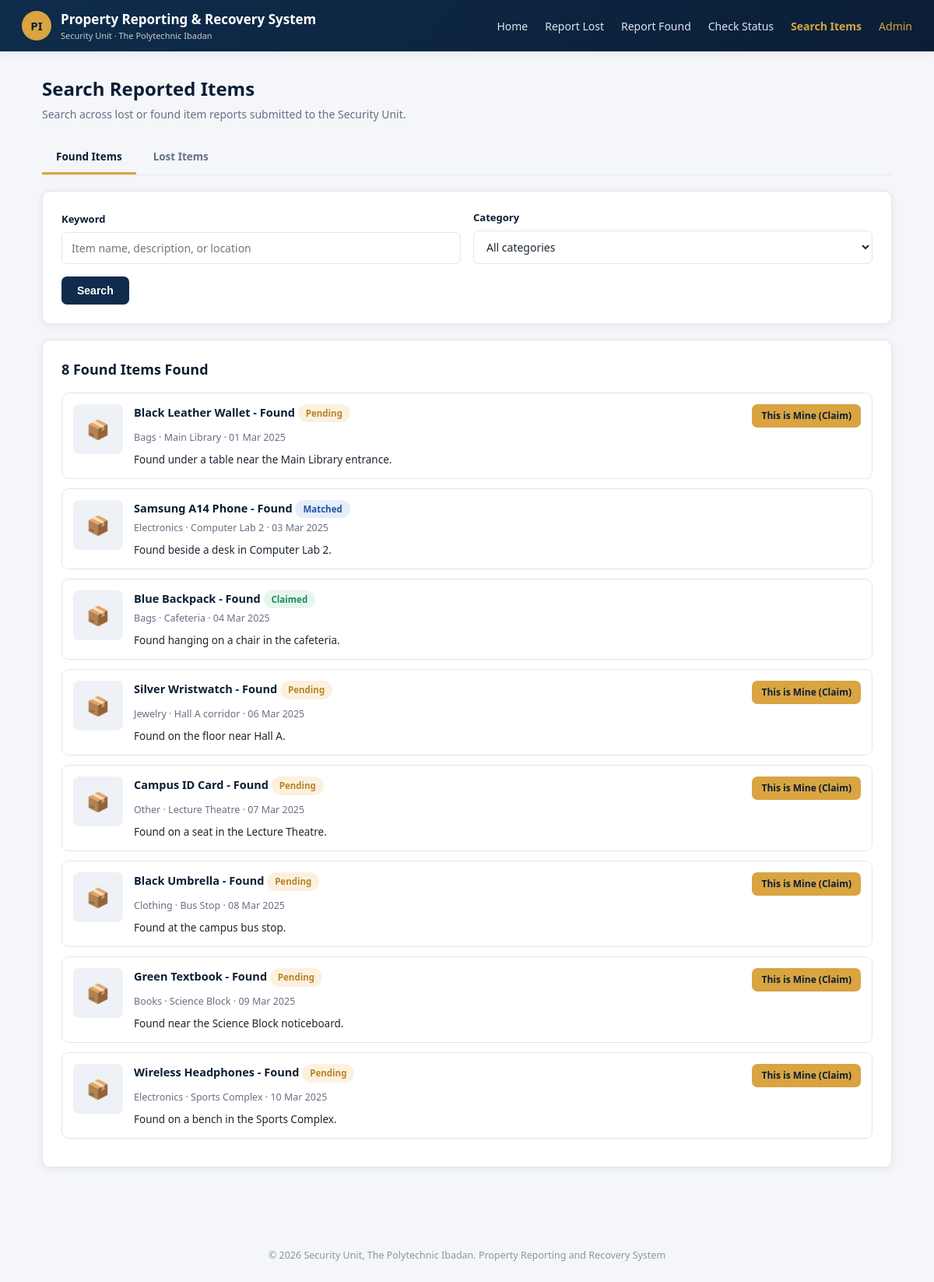
The page /search.php on the database as committed earlier.
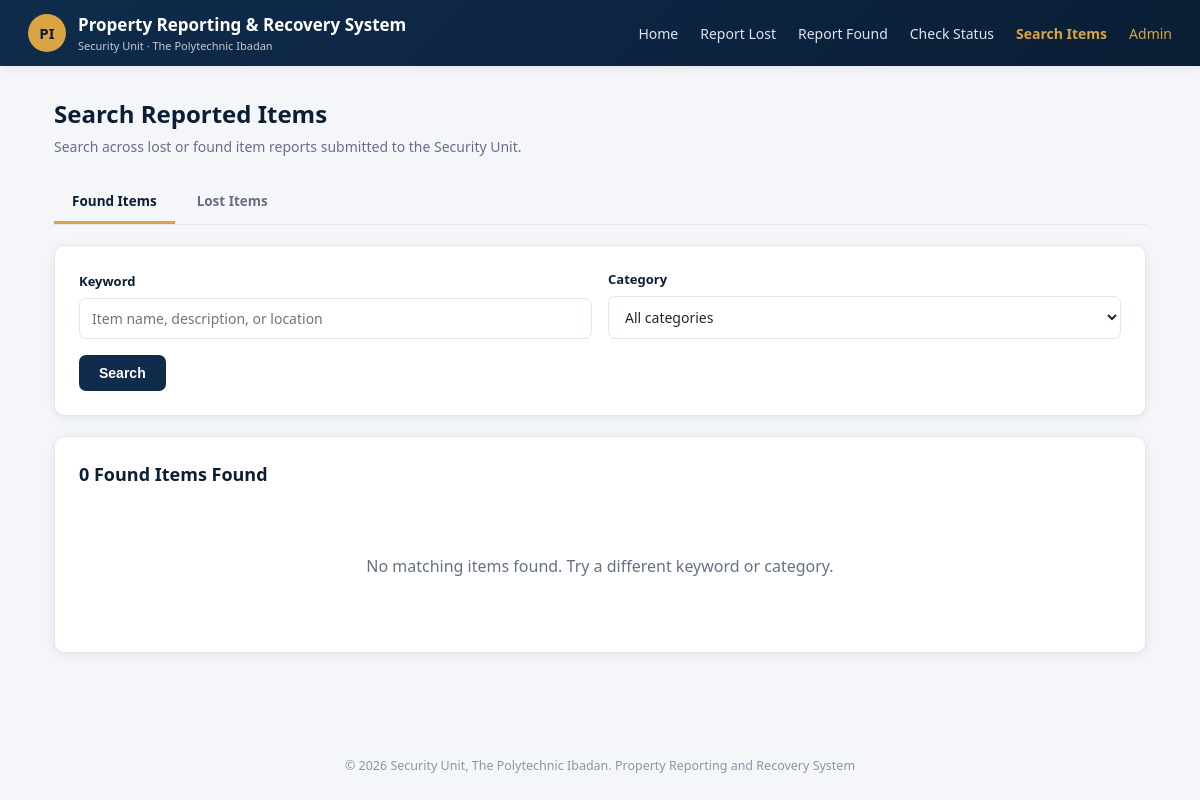
The same page on the database as committed later.
### tables this page shows
CREATE TABLE IF NOT EXISTS found_items (
    id INT AUTO_INCREMENT PRIMARY KEY,
    user_id INT NOT NULL,
    item_name VARCHAR(150) NOT NULL,
    category VARCHAR(50) NOT NULL,
    description TEXT NOT NULL,
    location_found VARCHAR(150) NOT NULL,
    date_found DATE NOT NULL,
    image_path VARCHAR(255) DEFAULT NULL,
    status ENUM('pending','matched','claimed') NOT NULL DEFAULT 'pending',
    created_at TIMESTAMP DEFAULT CURRENT_TIMESTAMP,
    INDEX idx_found_search (category, status, date_found),
    INDEX idx_found_user (user_id),
    FOREIGN KEY (user_id) REFERENCES users(id) ON DELETE CASCADE
);

### includes/auth.php (called while the page is built, shortened)
<?php
function is_logged_in()
{
    return isset($_SESSION['user_id'], $_SESSION['role']);
}

### includes/pagination.php (called while the page is built, shortened)
<?php
function paginate(PDO $pdo, string $countSql, string $selectSql, array $params = [], int $perPage = 10, string $pageParam = 'page'): array
{
    $countStmt = $pdo->prepare($countSql);
    $countStmt->execute($params);
    $totalRecords = (int)$countStmt->fetchColumn();
    $totalPages = $totalRecords > 0 ? (int)ceil($totalRecords / $perPage) : 1;
    $currentPage = filter_input(INPUT_GET, $pageParam, FILTER_VALIDATE_INT) ?: 1;
    $offset = ($currentPage - 1) * $perPage;
    $pagedSql = $selectSql . " LIMIT " . (int)$perPage . " OFFSET " . (int)$offset;
    $selectStmt = $pdo->prepare($pagedSql);
    $selectStmt->execute($params);
    $items = $selectStmt->fetchAll(PDO::FETCH_ASSOC);
    return [
        'items'        => $items,
        'total'        => $totalRecords,
        'total_pages'  => $totalPages,
        'current_page' => $currentPage,
        'per_page'     => $perPage,
        'offset'       => $offset,
        'has_prev'     => $currentPage > 1,
        'has_next'     => $currentPage < $totalPages,
    ];
}

### search.php (the view, shortened to what this page needs)
<?php
require_once 'includes/auth.php';
require_once 'includes/db.php';
require_once 'includes/helpers.php';
require_once 'includes/pagination.php';
$asset_path = '';
$active = 'search';
$type = ($_GET['type'] ?? 'found') === 'lost' ? 'lost' : 'found';
$q = trim($_GET['q'] ?? '');
$category = trim($_GET['category'] ?? '');
$table = $type === 'lost' ? 'lost_items' : 'found_items';
$loc_field = $type === 'lost' ? 'location_lost' : 'location_found';
$countSql  = "SELECT COUNT(*) FROM {$table} WHERE 1=1";
$selectSql = "SELECT * FROM {$table} WHERE 1=1";
$params = [];
$selectSql .= " ORDER BY created_at DESC";
$pagination = paginate($pdo, $countSql, $selectSql, $params, 8, 'page');
$results = $pagination['items'];
include 'includes/header.php';
?>
<div class="page">
  <div class="page-header">
    <h1>Search Reported Items</h1>
    <p>Search across lost or found item reports submitted to the Security Unit.</p>
  </div>
  <div class="tabs">
    <a href="?type=found&q=<?= urlencode($q) ?>&category=<?= urlencode($category) ?>" class="<?= $type === 'found' ? 'active' : '' ?>">Found Items</a>
    <a href="?type=lost&q=<?= urlencode($q) ?>&category=<?= urlencode($category) ?>" class="<?= $type === 'lost' ? 'active' : '' ?>">Lost Items</a>
  </div>
  <div class="card">
    <form method="get" class="form-row" style="align-items:end;">
      <div class="field" style="margin-bottom:0;">
        <label>Keyword</label>
        <input type="text" name="q" placeholder="Item name, description, or location" value="<?= htmlspecialchars($q) ?>">
      </div>
      <div class="field" style="margin-bottom:0;">
        <label>Category</label>
        <select name="category">
          <option value="">All categories</option>
        </select>
      </div>
      <div class="field" style="margin-bottom:0;">
        <button type="submit" class="btn btn-primary">Search</button>
      </div>
    </form>
  </div>
  <div class="card">
    <div style="display:flex; justify-content:space-between; align-items:center; margin-bottom:16px;">
      <h2 style="margin:0;"><?= $pagination['total'] ?> <?= ucfirst($type) ?> Item<?= $pagination['total'] === 1 ? '' : 's' ?> Found</h2>
    </div>
    <?php if (empty($results)): ?>
      <div class="empty-state">No matching items found. Try a different keyword or category.</div>
    <?php else: ?>
      <?php foreach ($results as $item): ?>
        <div class="item-card">
          <div class="item-thumb">
            <?php if ($type === 'found' && !empty($item['image_path'])): ?>
              <img src="<?= htmlspecialchars($item['image_path']) ?>" alt="" style="width:100%;height:100%;object-fit:cover;border-radius:8px;">
            <?php else: ?>&#128230;<?php endif; ?>
          </div>
          <div style="flex:1;">
            <div style="display:flex; justify-content:space-between; align-items:flex-start; flex-wrap:wrap; gap:8px;">
              <div class="title">
                <?= htmlspecialchars($item['item_name']) ?>
                <?= render_status_badge($item['status']) ?>
              </div>
              <?php if ($type === 'found' && $item['status'] === 'pending' && (!isset($_SESSION['user_id']) || $item['user_id'] !== $_SESSION['user_id'])): ?>
                <a href="claim_item.php?item_id=<?= (int)$item['id'] ?>" class="btn btn-sm btn-gold" style="font-size:12px;">This is Mine (Claim)</a>
              <?php endif; ?>
            </div>
            <div class="meta" style="margin-top:4px;">
              <?= htmlspecialchars($item['category']) ?> &middot;
              <?= htmlspecialchars($item[$loc_field]) ?> &middot;
              <?= date('d M Y', strtotime($type === 'lost' ? $item['date_lost'] : $item['date_found'])) ?>
            </div>
            <p style="margin:8px 0 0; font-size:13.5px;"><?= nl2br(htmlspecialchars($item['description'])) ?></p>
          </div>
        </div>
      <?php endforeach; ?>
    <?php endif; ?>
  </div>
</div>
<?php include 'includes/footer.php'; ?>

### includes/header.php (shortened to what this page needs)
<?php
$active = $active ?? '';
?>
<!DOCTYPE html>
<html lang="en">
<head>
<link rel="stylesheet" href="<?= $asset_path ?? '' ?>assets/css/style.css">
</head>
<body>
<header class="topbar">
  <a href="<?= $asset_path ?? '' ?>index.php" class="brand" style="text-decoration:none; color:inherit;">
    <div class="crest">PI</div>
    <div>
      Property Reporting &amp; Recovery System
      <small>Security Unit &middot; The Polytechnic Ibadan</small>
    </div>
  </a>
  <?php if (is_logged_in() && is_admin()): ?>
    <nav class="nav-links">
      <a href="<?= $asset_path ?? '' ?>admin/dashboard.php" class="<?= $active === 'admin_dashboard' ? 'active' : '' ?>">Dashboard</a>
      <a href="<?= $asset_path ?? '' ?>admin/manage_lost.php" class="<?= $active === 'manage_lost' ? 'active' : '' ?>">Lost Reports</a>
      <a href="<?= $asset_path ?? '' ?>admin/manage_found.php" class="<?= $active === 'manage_found' ? 'active' : '' ?>">Found Reports</a>
      <a href="<?= $asset_path ?? '' ?>admin/matches.php" class="<?= $active === 'matches' ? 'active' : '' ?>">Matches</a>
      <a href="<?= $asset_path ?? '' ?>admin/users.php" class="<?= $active === 'users' ? 'active' : '' ?>">Users</a>
    </nav>
    <div class="nav-user">
      <div class="avatar"><?= strtoupper(substr($_SESSION['full_name'] ?? 'A', 0, 1)) ?></div>
      <form action="<?= $asset_path ?? '' ?>logout.php" method="post" style="margin:0;">
        <?= csrf_field() ?>
        <button type="submit" class="btn-logout">Log out</button>
      </form>
    </div>
  <?php else: ?>
    <nav class="nav-links">
      <a href="<?= $asset_path ?? '' ?>index.php" class="<?= $active === 'home' ? 'active' : '' ?>">Home</a>
      <a href="<?= $asset_path ?? '' ?>report_lost.php" class="<?= $active === 'report_lost' ? 'active' : '' ?>">Report Lost</a>
      <a href="<?= $asset_path ?? '' ?>report_found.php" class="<?= $active === 'report_found' ? 'active' : '' ?>">Report Found</a>
      <a href="<?= $asset_path ?? '' ?>track.php" class="<?= $active === 'track' ? 'active' : '' ?>">Check Status</a>
      <a href="<?= $asset_path ?? '' ?>search.php" class="<?= $active === 'search' ? 'active' : '' ?>">Search Items</a>
      <a href="<?= $asset_path ?? '' ?>login.php" class="<?= $active === 'login' ? 'active' : '' ?>" style="color:var(--gold);">Admin</a>
    </nav>
  <?php endif; ?>
</header>

### includes/helpers.php (shortened to what this page needs)
<?php
function render_status_badge(string $status): string
{
    $cleanStatus = strtolower(trim($status));
    $cssClass = match ($cleanStatus) {
        'pending', 'pending_verification' => 'badge-pending',
        'matched' => 'badge-matched',
        'resolved', 'confirmed', 'claimed', 'approved' => 'badge-resolved',
        'rejected', 'suspended' => 'badge-rejected',
        default => 'badge-pending',
    };
    $display = ucfirst(str_replace('_', ' ', $status));
    return '<span class="badge ' . htmlspecialchars($cssClass) . '">' . htmlspecialchars($display) . '</span>';
}

### includes/footer.php
  <footer style="text-align:center; color:#8896a6; font-size:12.5px; padding:24px 0;">
    &copy; <?= date('Y') ?> Security Unit, The Polytechnic Ibadan. Property Reporting and Recovery System
  </footer>
</body>
</html>

### assets/css/style.css (style rules this page uses)
:root { --navy: #0f2c4c; --navy-dark: #0a1e35; --gold: #d9a441; --gold-dark: #b8842c; --bg: #f4f6f9; --card: #ffffff; --text: #1c2733; --muted: #667085; --border: #e2e6ec; --success: #1e8a5f; --success-bg: #e7f6ef; --warn: #b8842c; --warn-bg: #fbf1de; --danger: #c0392b; --danger-bg: #fbeae8; --radius: 10px; --shadow: 0 2px 10px rgba(15, 44, 76, 0.08); }
* { box-sizing: border-box; }
body { margin: 0; font-family: 'Segoe UI', Roboto, -apple-system, sans-serif; background: var(--bg); color: var(--text); line-height: 1.5; }
a { color: var(--navy); text-decoration: none; }
.topbar { background: linear-gradient(135deg, var(--navy) 0%, var(--navy-dark) 100%); color: #fff; padding: 0 28px; display: flex; align-items: center; justify-content: space-between; height: 66px; box-shadow: var(--shadow); }
.brand { display: flex; align-items: center; gap: 12px; font-weight: 700; font-size: 17px; }
.brand .crest { width: 38px; height: 38px; border-radius: 50%; background: var(--gold); color: var(--navy-dark); display: flex; align-items: center; justify-content: center; font-weight: 800; font-size: 15px; }
.brand small { display: block; font-weight: 400; font-size: 11px; opacity: 0.75; }
.nav-links { display: flex; align-items: center; gap: 22px; font-size: 14px; }
.nav-links a { color: #dce6f2; }
.nav-links a.active { color: var(--gold); font-weight: 600; }
.page { max-width: 1140px; margin: 0 auto; padding: 30px 24px 60px; }
.page-header { margin-bottom: 24px; }
.page-header h1 { margin: 0 0 4px; font-size: 24px; color: var(--navy-dark); }
.page-header p { margin: 0; color: var(--muted); font-size: 14px; }
.card { background: var(--card); border-radius: var(--radius); box-shadow: var(--shadow); border: 1px solid var(--border); padding: 24px; margin-bottom: 20px; }
.card h2 { margin-top: 0; font-size: 18px; color: var(--navy-dark); }
label { display: block; font-size: 13px; font-weight: 600; margin-bottom: 6px; color: var(--navy-dark); }
.field { margin-bottom: 16px; }
input[type=text], input[type=email], input[type=password], input[type=tel], input[type=date], input[type=file], select, textarea { width: 100%; padding: 10px 12px; border: 1px solid var(--border); border-radius: 7px; font-size: 14px; font-family: inherit; background: #fff; color: var(--text); }
.form-row { display: grid; grid-template-columns: 1fr 1fr; gap: 16px; }
.btn { display: inline-block; padding: 10px 20px; border-radius: 7px; border: none; font-size: 14px; font-weight: 600; cursor: pointer; text-align: center; }
.btn-primary { background: var(--navy); color: #fff; }
.tabs { display: flex; gap: 4px; margin-bottom: 20px; border-bottom: 1px solid var(--border); }
.tabs a { padding: 10px 18px; font-size: 13.5px; font-weight: 600; color: var(--muted); border-bottom: 3px solid transparent; }
.tabs a.active { color: var(--navy-dark); border-bottom-color: var(--gold); }
.empty-state { text-align: center; padding: 50px 20px; color: var(--muted); }
.btn-gold { background: var(--gold); color: var(--navy-dark); }
.btn-sm { padding: 6px 12px; font-size: 12px; }
.badge { display: inline-block; padding: 3px 10px; border-radius: 20px; font-size: 11.5px; font-weight: 700; }
.badge-pending { background: var(--warn-bg); color: var(--warn); }
.badge-matched { background: #e6eefc; color: #2255a4; }
.badge-resolved, .badge-confirmed, .badge-claimed { background: var(--success-bg); color: var(--success); }
.item-card { display: flex; gap: 14px; padding: 14px; border: 1px solid var(--border); border-radius: 9px; margin-bottom: 12px; background: #fff; }
.item-thumb { width: 64px; height: 64px; border-radius: 8px; background: #eef1f6; display: flex; align-items: center; justify-content: center; font-size: 24px; color: var(--muted); flex-shrink: 0; }
.item-card .meta { color: var(--muted); font-size: 12.5px; }
.item-card .title { font-weight: 700; color: var(--navy-dark); font-size: 14.5px; }

Rows that differ between the two databases and show on the page:
removed found_items: item_name "Black Leather Wallet - Found", status "Pending", category "Bags", location_found "Main Library", date_found "01 Mar 2025", description "Found under a table near the Main Library entrance."
removed found_items: item_name "Samsung A14 Phone - Found", status "Matched", category "Electronics", location_found "Computer Lab 2", date_found "03 Mar 2025", description "Found beside a desk in Computer Lab 2."
removed found_items: item_name "Blue Backpack - Found", status "Claimed", category "Bags", location_found "Cafeteria", date_found "04 Mar 2025", description "Found hanging on a chair in the cafeteria."
removed found_items: item_name "Silver Wristwatch - Found", status "Pending", category "Jewelry", location_found "Hall A corridor", date_found "06 Mar 2025", description "Found on the floor near Hall A."
removed found_items: item_name "Campus ID Card - Found", status "Pending", category "Other", location_found "Lecture Theatre", date_found "07 Mar 2025", description "Found on a seat in the Lecture Theatre."
removed found_items: item_name "Black Umbrella - Found", status "Pending", category "Clothing", location_found "Bus Stop", date_found "08 Mar 2025", description "Found at the campus bus stop."
removed found_items: item_name "Green Textbook - Found", status "Pending", category "Books", location_found "Science Block", date_found "09 Mar 2025", description "Found near the Science Block noticeboard."
removed found_items: item_name "Wireless Headphones - Found", status "Pending", category "Electronics", location_found "Sports Complex", date_found "10 Mar 2025", description "Found on a bench in the Sports Complex."
Other text that changed with them:
$pagination['total']: "8" → "0"
text now shown: "No matching items found. Try a different keyword or category."
